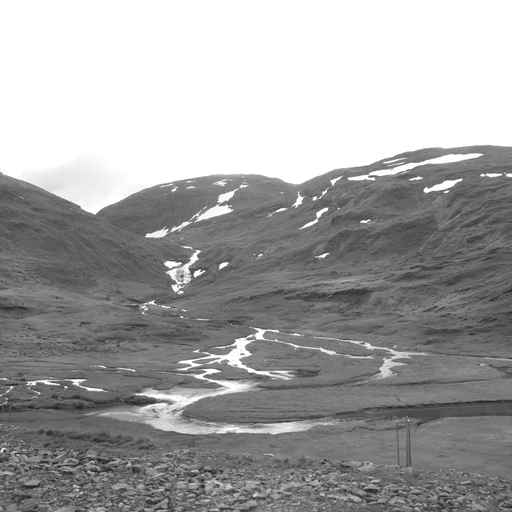
#> input picture 1.pgm, 512 x 512 px
$ python main.py
#> lines starting #> are read from the running program, lines starting #| are printed output that depends on the picture; after the words box and inside, x2 and y2 are one past the last pixel; in counts of white or black regions, pixels touching at a corner belong together
#> further down, image is the input picture: shape (512, 512); min 20, max 255, mean 162.7
#> (reads date.txt from the repository)
import cv2
import numpy as np

def calculate_srm_features(image, x, y, window_size=3):
    # 计算局部区域的SRM特征（均值和标准差）
    half_size = window_size // 2
    local_region = image[max(0, x-half_size):min(image.shape[0], x+half_size+1),
                         max(0, y-half_size):min(image.shape[1], y+half_size+1)]

    mean_value = np.mean(local_region)
    std_deviation = np.std(local_region)

    return mean_value, std_deviation

def choose_embed_positions(image, embed_length):
    # 计算每个像素的局部区域的SRM特征
#> called with embed_length = 536
    rows, cols = image.shape
#> rows = 512; cols = 512
    srm_features = np.zeros((rows, cols))
    positions = []

    for i in range(rows):
        for j in range(cols):
            # 计算像素（i, j）的局部区域的SRM特征
            mean_value, std_deviation = calculate_srm_features(image, i, j)

            # 将均值和标准差组合成一个分数
            srm_features[i, j] = mean_value + std_deviation
            positions.append((srm_features[i, j], (i, j)))
#> this loop made 512 passes
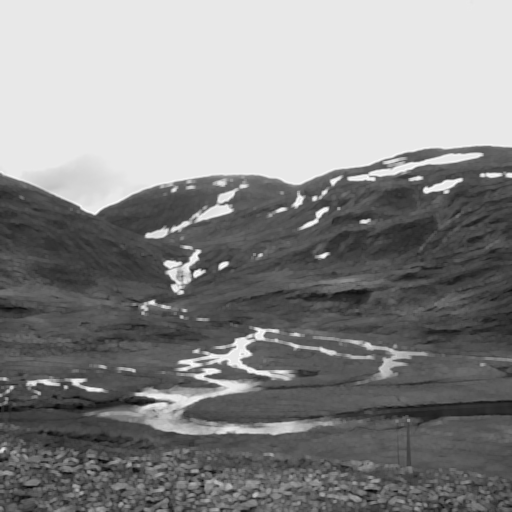
#> srm_features: shape (512, 512) float64; min 44.85, max 275.1, mean 169.5; drawn with min black and max white

    # 对SRM特征进行排序，选择前embed_length个位置
    positions.sort()
    embed_positions = [pos for _, pos in positions[:embed_length]]

    return embed_positions

def read_data_to_embed(file_path):
    with open(file_path, 'r', encoding='utf-8') as file:
        data = file.read().strip()
    # 将数据转换为二进制字符串
    # print(data)
    bit_string = ''.join(format(ord(char), '08b') for char in data)
    # print(bit_string)
    return bit_string

def embed_data(image, embed_positions, bit_string):
    img_copy = np.copy(image)
    embed_count = len(embed_positions)
    data_length = len(bit_string)

    if data_length > embed_count:
        raise ValueError("要嵌入的数据对选择的位置来说太大了")

    mask = np.zeros_like(image)

    embed_index = 0
    for pos in embed_positions:
        row, col = pos
        if embed_index < data_length:
            mask[pos] = 255
            # 获取像素值的最低有效位
            pixel_value = img_copy[row, col]

            # 将bit_string中的位嵌入像素值的最低有效位中
            new_lsb = int(bit_string[embed_index])
            if new_lsb:
                new_lsb = pixel_value | 1
            else:
                new_lsb = pixel_value & 254

            # 用嵌入的值更新图像副本
            img_copy[row, col] = new_lsb

            embed_index += 1
        else:
            break
#> this loop made 536 passes
#> pos on passes 1 to 3: (407, 79), (407, 80), (407, 78)
#> img_copy: shape (512, 512); 0.1% of pixels changed, all inside (x1, y1, x2, y2) = (0, 276, 512, 512)
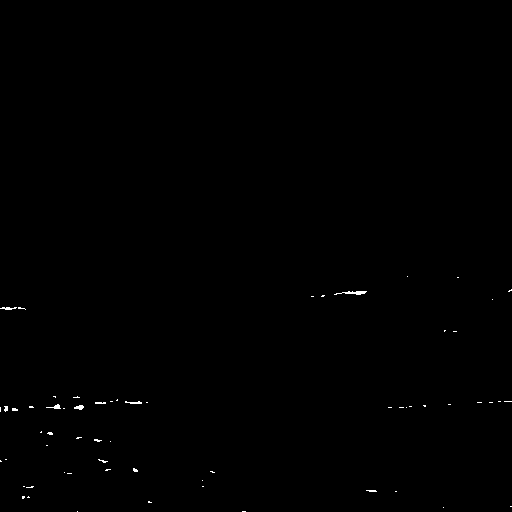
#> mask: shape (512, 512); 0.2% white in thin lines or dots, all inside (x1, y1, x2, y2) = (0, 276, 512, 512)

    return img_copy, mask

def extract_embedded_data(embedded_image, embed_positions, embed_count):
#> called with embed_count = 536
    extracted_data = []
    bit_string = ''
    embed_index = 0
    for pos in embed_positions:
        row, col = pos
        if embed_index < embed_count:
            # 获取像素值的最低有效位
            pixel_value = embedded_image[row, col]

            lsb = pixel_value & 1

            bit_string += str(lsb)

            embed_index += 1
        else:
            break
    # print(bit_string)
    for i in range(0, len(bit_string), 8):
        byte = bit_string[i:i+8]
        extracted_data.append(chr(int(byte, 2)))
#> this loop made 67 passes
#> i on passes 2 to 13: 8, 16, 24, 32, 40, 48, 56, 64, 72, 80, 88, 96

    extracted_text = ''.join(extracted_data)
    return extracted_text


if __name__ == "__main__":
    # 加载一个示例PGM格式的图像（替换为你自己的图像路径）
    image_path = '1.pgm'
    image = cv2.imread(image_path, cv2.IMREAD_GRAYSCALE)

    # 从date.txt读取要嵌入的数据
    data_to_embed = read_data_to_embed('date.txt')

    # 根据数据长度选择LSB嵌入位置
    embed_positions = choose_embed_positions(image, len(data_to_embed))

    # 将数据嵌入图像的选择位置中
    embedded_image, mask = embed_data(image, embed_positions, data_to_embed)

    # 保存嵌入数据的图像为PNG格式（替换为你想要的输出路径）
    cv2.imwrite('embedded_image.png', embedded_image)
    print(f"数据嵌入成功。嵌入数据的图像已保存为'embedded_image.png'。")
    # 单独保存掩码图像
    cv2.imwrite('embedded_image_mask.png', mask)
    print(f"嵌入掩码图像已保存为'embedded_image_mask.png'。")

    # 示例：从嵌入数据的图像中提取嵌入的数据
    extracted_data = extract_embedded_data(embedded_image, embed_positions, len(data_to_embed))
    print(f"从嵌入图像中提取的数据：{extracted_data}")
#| 从嵌入图像中提取的数据：hi,I am yangliwei ,num 21312656
#| 58sdvsdb fxc bnxvnghcbnh vnvnfgmngc
